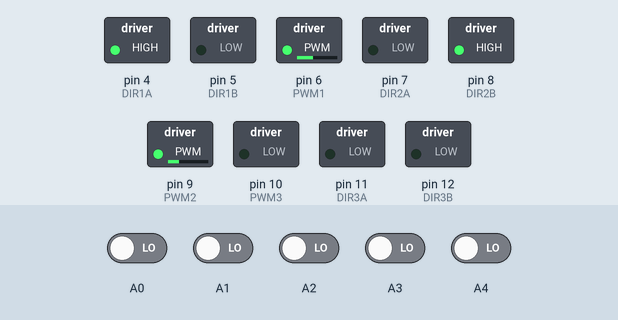
This sketch was run on a simulated Arduino Uno, built with avr-gcc and run on an emulated ATmega328P. On the bench: switched loads named in the sketch (green lamp = pin HIGH). Inputs (shaded band) come from the test bench; at power-on: A0–4 LOW.

Above: at 11.2 s.
11.3 s: A0 driven HIGH
At 12.5 s:
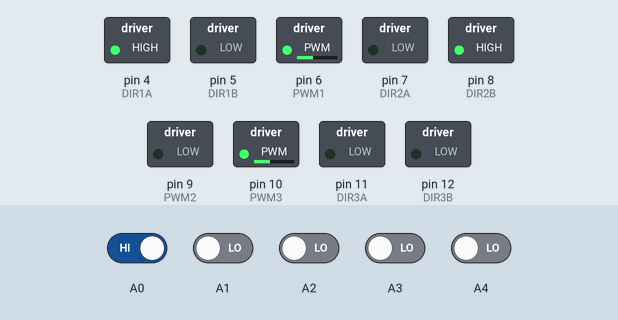
12.8 s: A2 driven HIGH
At 13.1 s:
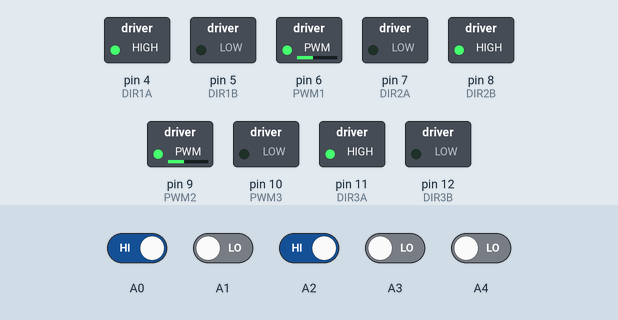
14.3 s: A1 driven HIGH
At 15.3 s:
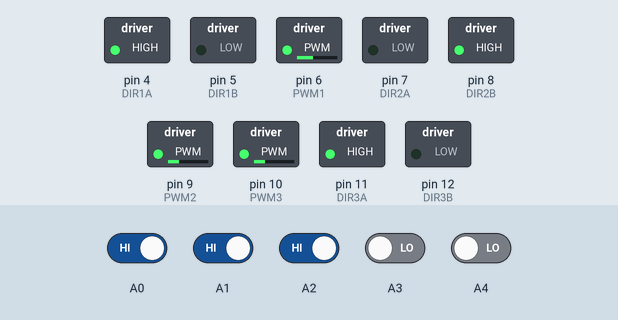
15.8 s: A1 driven LOW
At 16.7 s:
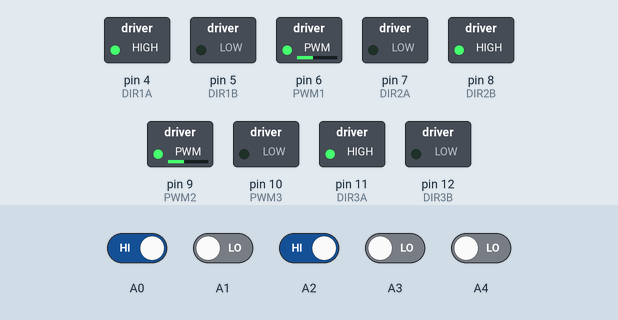
17.3 s: A4 driven HIGH
At 18.4 s:
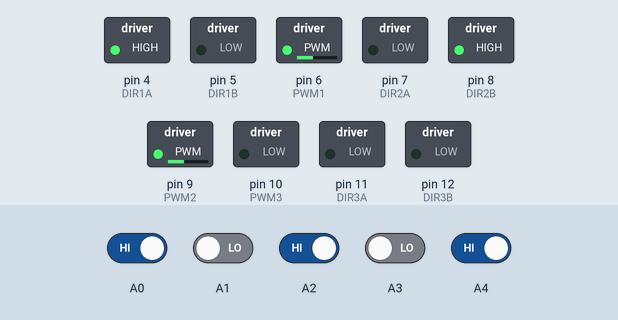
18.8 s: A3 driven HIGH
At 19.6 s:
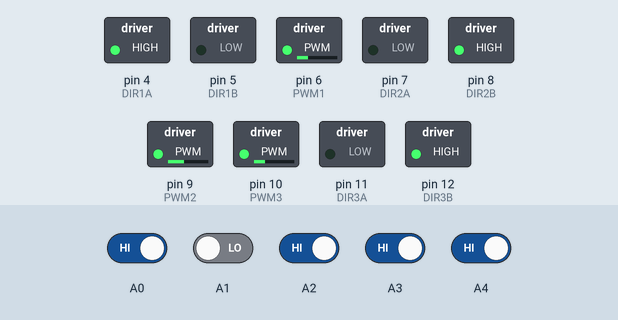
Timing chart, 0 to 21.3 s (numbered marks = the images above; inputs shaded):
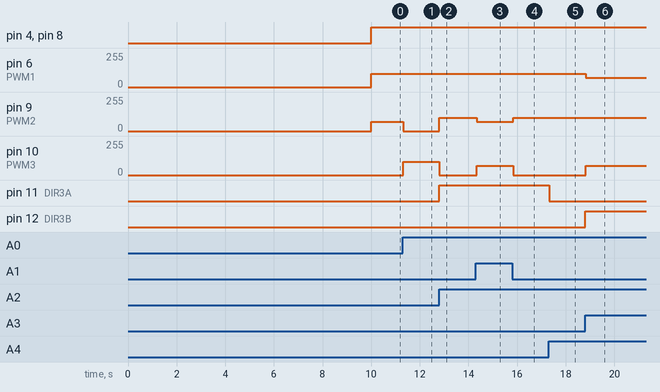

The sketch:

Omni_Wheel_QTR_5RC_Demo.ino
```cpp
//Please calibrate between the sensors, otherwise the following commands cannot be executed.
#include <QTRSensors.h>

#define NUM_SENSORS   5     // number of sensors used
#define TIMEOUT       2500  // waits for 2500 microseconds for sensor outputs to go low
#define EMITTER_PIN   2     // emitter is controlled by digital pin 2

#define DIR1A 4    //Motor 1
#define DIR1B 5
#define PWM1  6    //Motor 1 PWM

#define DIR2A 7    //Motor 2
#define DIR2B 8
#define PWM2  9    //Motor 2 PWM

#define DIR3A 11   //Motor 3
#define DIR3B 12
#define PWM3  10   //Motor 3 PWM

int IR1;    //Get the sensor value
int IR2;
int IR3;
int IR4;
int IR5;

int val1;        //Define motor speed values
int val2;
int val3;

// sensors 1 through 5 are connected to digital pins A0 through A4, respectively
QTRSensorsRC qtrrc((unsigned char[]) {A0, A1, A2, A3, A4},NUM_SENSORS, TIMEOUT, EMITTER_PIN);
unsigned int sensorValues[NUM_SENSORS];

void setup()
{
  Serial.begin(9600);
  pinMode(DIR1A,OUTPUT);
  pinMode(DIR1B,OUTPUT);
  pinMode(DIR2A,OUTPUT);
  pinMode(DIR2B,OUTPUT);
  pinMode(DIR3A,OUTPUT);
  pinMode(DIR3B,OUTPUT);
  pinMode(PWM1,OUTPUT);
  pinMode(PWM2,OUTPUT);
  pinMode(PWM3,OUTPUT);

  for (int i = 0; i < 400; i++)  // make the calibration take about 10 seconds
  {
    qtrrc.calibrate();       // reads all sensors 10 times at 2500 us per read (i.e. ~25 ms per call)
  }
}

void loop()
{
   IR1 = sensorValues[0];    //Get the sensor value
   IR2 = sensorValues[1];
   IR3 = sensorValues[2];
   IR4 = sensorValues[3];
   IR5 = sensorValues[4];
  unsigned int position = qtrrc.readLine(sensorValues);
/*
  for (unsigned char i = 0; i < NUM_SENSORS; i++)
  {
    Serial.print(sensorValues[i]);
    Serial.print('\t');
  }
  //Serial.print(); // uncomment this line if you are using raw values
  //Serial.print(position); // comment this line out if you are using raw values
*/

//Determine the sensor value, less than 2000 to the right,
//greater than 2000 to the left, 2000 straight.
//Determine the value of the sensor to execute the motor drive function
  if(position >= 0 && position < 1000)
  {
    Right_more();
  }
  else if(position >= 1000 && position <= 1800)
  {
    Right();
  }
  else if(position > 1800 && position < 2200)
  {
    Forward();
  }
  else if(position >= 2200 && position <= 3000)
  {
    Left();
  }
  else if(position > 3000 && position <= 4000)
  {
    Left_more();
  }
  //Serial.print("  ");   //To print the value, remove the comment
  //Serial.print(IR1);
  //Serial.print("  ");
  //Serial.print(IR2);
  //Serial.print("  ");
  //Serial.print(IR3);
  //Serial.print("  ");
  //Serial.print(IR4);
  //Serial.print("  ");
  //Serial.print(IR5);
  //Serial.print("  val1:");
  //Serial.print(val1);
  //Serial.print("  val2:");
  //Serial.print(val2);
  //Serial.print("  val3:");
  //Serial.println(val3);
  delay(20);
}

//Motor drive function
//The value can be modified according to actual usage
void Forward()
{
  digitalWrite(DIR1A,HIGH);
  digitalWrite(DIR1B,LOW);
  val1 = map(IR3,500,1000,100,100);
  analogWrite(PWM1, val1);

  digitalWrite(DIR2A,LOW);
  digitalWrite(DIR2B,HIGH);
  val2 = map(IR3,500,1000,100,100);
  analogWrite(PWM2, val2);

  digitalWrite(DIR3A,LOW);
  digitalWrite(DIR3B,LOW);
  val3 = 0;
  analogWrite(PWM3,val3);
}

void Left()
{
  digitalWrite(DIR1A,HIGH);
  digitalWrite(DIR1B,LOW);
  val1 = map(IR4,0,1000,100,70);
  analogWrite(PWM1, val1);

  digitalWrite(DIR2A,LOW);
  digitalWrite(DIR2B,HIGH);
  val2 = 100;
  analogWrite(PWM2, val2);

  digitalWrite(DIR3A,LOW);
  digitalWrite(DIR3B,HIGH);
  val3 = map(IR4,0,1000,0,70);
  analogWrite(PWM3, val3);
}

void Left_more()
{
  digitalWrite(DIR1A,HIGH);
  digitalWrite(DIR1B,LOW);
  val1 = map(IR5,0,1000,70,0);
  analogWrite(PWM1, val1);

  digitalWrite(DIR2A,LOW);
  digitalWrite(DIR2B,HIGH);
  val2 = 100;
  analogWrite(PWM2, val2);

  digitalWrite(DIR3A,LOW);
  digitalWrite(DIR3B,LOW);
  val3 = map(IR5,0,1000,0,100);
  analogWrite(PWM3, val3);
}

void Right()
{
  digitalWrite(DIR1A,HIGH);
  digitalWrite(DIR1B,LOW);
  val1 = map(IR2,0,1000,100,100);
  analogWrite(PWM1, val1);

  digitalWrite(DIR2A,LOW);
  digitalWrite(DIR2B,HIGH);
  val2 = map(IR2,0,1000,100,70);
  analogWrite(PWM2, val2);

  digitalWrite(DIR3A,HIGH);
  digitalWrite(DIR3B,LOW);
  val3 = map(IR2,0,1000,0,70);
  analogWrite(PWM3, val3);
}

void Right_more()
{
  digitalWrite(DIR1A,HIGH);
  digitalWrite(DIR1B,LOW);
  val1 = 100;
  analogWrite(PWM1, val1);

  digitalWrite(DIR2A,LOW);
  digitalWrite(DIR2B,HIGH);
  val2 = map(IR1,0,1000,70,0);
  analogWrite(PWM2, val2);

  digitalWrite(DIR3A,LOW);
  digitalWrite(DIR3B,LOW);
  val3 = map(IR1,0,1000,0,100);
  analogWrite(PWM3,val3);
}
```

Measured:
- after the input at 11.3 s, pin 9 (PWM2): 70/255 → 0/255 at once; pin 10 (PWM3): 0/255 → 100/255 at once
- after the input at 12.8 s, pin 9 (PWM2): 0/255 → 100/255 at once; pin 10 (PWM3): 100/255 → 0/255 at once; pin 11 (DIR3A): LOW → HIGH at once
- after the input at 14.3 s, pin 9 (PWM2): 100/255 → 70/255 at once; pin 10 (PWM3): 0/255 → 70/255 at once
- after the input at 15.8 s, pin 9 (PWM2): 70/255 → 100/255 at once; pin 10 (PWM3): 70/255 → 0/255 at once
- after the input at 17.3 s, pin 11 (DIR3A): HIGH → LOW at once
- after the input at 18.8 s, pin 6 (PWM1): 100/255 → 70/255 at once; pin 10 (PWM3): 0/255 → 70/255 at once; pin 12 (DIR3B): LOW → HIGH at once
